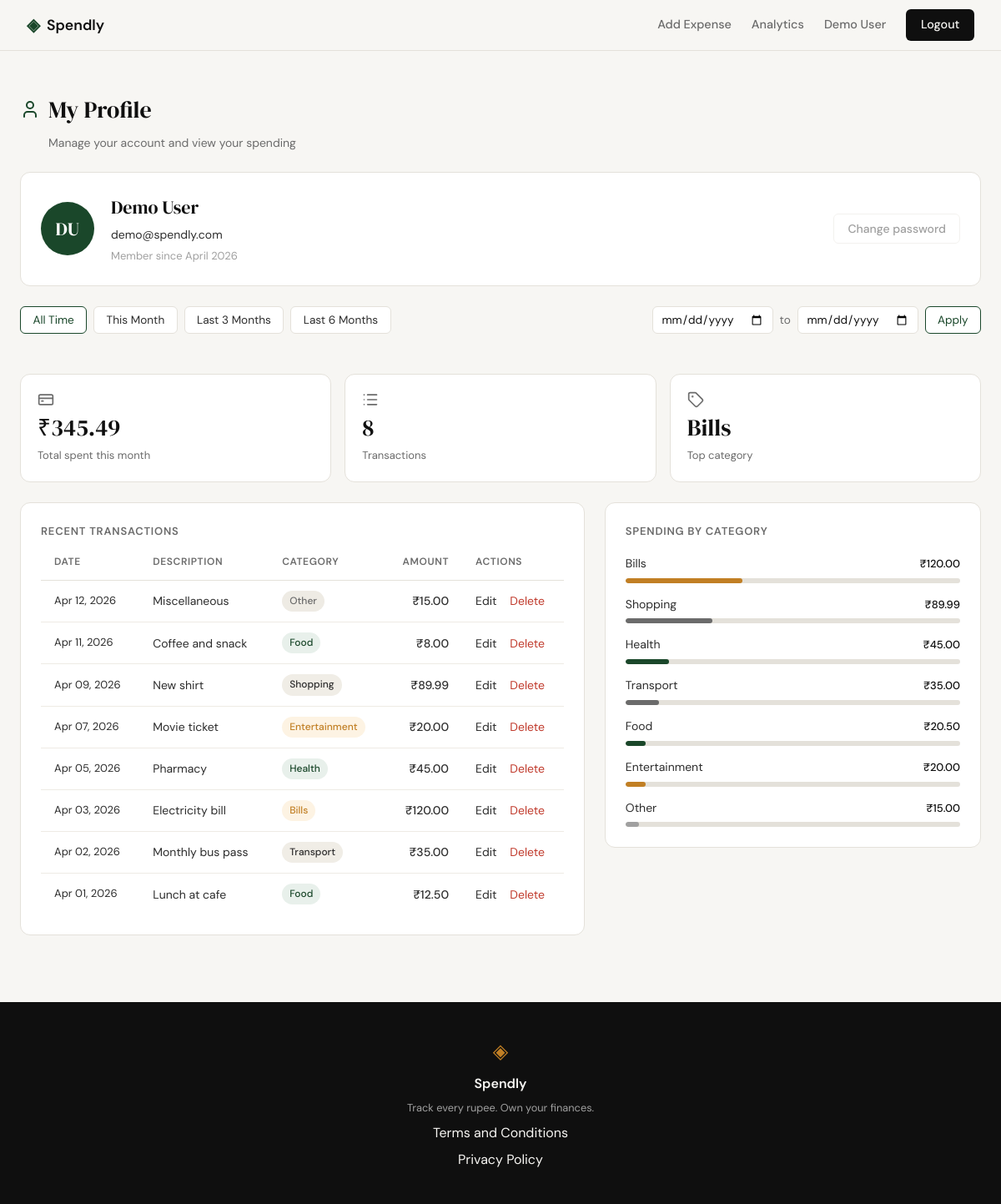
Screenshot of /profile (signed in) with the database file from the repository.
### tables this page shows
CREATE TABLE users (
            id            INTEGER PRIMARY KEY AUTOINCREMENT,
            name          TEXT    NOT NULL,
            email         TEXT    UNIQUE NOT NULL,
            password_hash TEXT    NOT NULL,
            created_at    TEXT    DEFAULT (datetime('now'))
        );

CREATE TABLE expenses (
            id          INTEGER PRIMARY KEY AUTOINCREMENT,
            user_id     INTEGER NOT NULL REFERENCES users(id),
            amount      REAL    NOT NULL,
            category    TEXT    NOT NULL,
            date        TEXT    NOT NULL,
            description TEXT,
            created_at  TEXT    DEFAULT (datetime('now'))
        );

### app.py (the view)
@app.route("/profile")
def profile():
    if not session.get("user_id"):
        return redirect(url_for("login"))
    user_id = session["user_id"]
    date_from = _parse_date(request.args.get("date_from", ""))
    date_to = _parse_date(request.args.get("date_to", ""))
    if date_from and date_to and date_from > date_to:
        flash("Start date must be before end date.")
        date_from = date_to = ""
    date_from = date_from or None
    date_to = date_to or None
    today = date.today()
    presets = {
        "this_month": (today.replace(day=1).isoformat(), today.isoformat()),
        "last_3_months": ((today - timedelta(days=90)).isoformat(), today.isoformat()),
        "last_6_months": ((today - timedelta(days=180)).isoformat(), today.isoformat()),
    }
    active_preset = "all_time"
    for name, (pf, pt) in presets.items():
        if date_from == pf and date_to == pt:
            active_preset = name
            break
    user = get_user_by_id(user_id)
    stats = get_summary_stats(user_id, date_from=date_from, date_to=date_to)
    transactions = get_recent_transactions(
        user_id, date_from=date_from, date_to=date_to
    )
    categories = get_category_breakdown(user_id, date_from=date_from, date_to=date_to)
    return render_template(
        "profile.html",
        user=user,
        stats=stats,
        transactions=transactions,
        categories=categories,
        date_from=date_from or "",
        date_to=date_to or "",
        presets=presets,
        active_preset=active_preset,
    )

### app.py (called while the page is built)
def _parse_date(value):
    try:
        datetime.strptime(value, "%Y-%m-%d")
        return value
    except (ValueError, TypeError):
        return ""

### database/db.py (called while the page is built)
def get_db():
    conn = sqlite3.connect(DB_PATH)
    conn.row_factory = sqlite3.Row
    conn.execute("PRAGMA foreign_keys = ON")
    return conn

### database/queries.py (called while the page is built)
def _date_clause(date_from, date_to):
    if date_from and date_to:
        return "AND date BETWEEN ? AND ?", (date_from, date_to)
    if date_from:
        return "AND date >= ?", (date_from,)
    if date_to:
        return "AND date <= ?", (date_to,)
    return "", ()

def get_user_by_id(user_id):
    conn = get_db()
    row = conn.execute(
        "SELECT name, email, created_at FROM users WHERE id = ?",
        (user_id,),
    ).fetchone()
    conn.close()
    if row is None:
        return None
    name = row["name"]
    tokens = name.split()
    initials = "".join(t[0] for t in tokens[:2]).upper() if tokens else ""
    created_at = row["created_at"].split(" ")[0]
    member_since = datetime.strptime(created_at, "%Y-%m-%d").strftime("%B %Y")
    return {
        "name": name,
        "email": row["email"],
        "member_since": member_since,
        "initials": initials,
    }

def get_recent_transactions(user_id, limit=10, date_from=None, date_to=None):
    clause, params = _date_clause(date_from, date_to)
    sql = (
        "SELECT id, date, description, category, amount FROM expenses "
        "WHERE user_id = ?"
    )
    if clause:
        sql = sql + " " + clause
    sql = sql + " ORDER BY date DESC, id DESC LIMIT ?"
    conn = get_db()
    rows = conn.execute(sql, (user_id, *params, limit)).fetchall()
    conn.close()
    return [
        {
            "id": row["id"],
            "date": datetime.strptime(row["date"], "%Y-%m-%d").strftime("%b %d, %Y"),
            "description": row["description"],
            "category": row["category"],
            "amount": f"₹{row['amount']:,.2f}",
        }
        for row in rows
    ]

### templates/profile.html (shortened to what this page needs)
{% extends "base.html" %}
{% block head %}
<link rel="stylesheet" href="{{ url_for('static', filename='css/profile.css') }}">
{% endblock %}
{% block content %}
<div class="profile-page">
    <div class="profile-header">
        <div class="profile-header-left">
            <i data-lucide="user"></i>
            <h1 class="profile-title">My Profile</h1>
        </div>
        <p class="profile-subtitle">Manage your account and view your spending</p>
    </div>
    <div class="profile-card">
        <div class="avatar-circle">{{ user.initials }}</div>
        <div class="profile-card-info">
            <h2 class="profile-name">{{ user.name }}</h2>
            <p class="profile-email">{{ user.email }}</p>
            <p class="profile-since">Member since {{ user.member_since }}</p>
        </div>
        <div class="profile-card-actions">
            <button class="btn-ghost btn-disabled" disabled>Change password</button>
        </div>
    </div>
    <div class="filter-bar">
        <div class="filter-presets">
            <a href="{{ url_for('profile') }}"
               class="filter-btn{% if active_preset == 'all_time' %} filter-btn--active{% endif %}">All Time</a>
            <a href="{{ url_for('profile', date_from=presets.this_month[0], date_to=presets.this_month[1]) }}"
               class="filter-btn{% if active_preset == 'this_month' %} filter-btn--active{% endif %}">This Month</a>
            <a href="{{ url_for('profile', date_from=presets.last_3_months[0], date_to=presets.last_3_months[1]) }}"
               class="filter-btn{% if active_preset == 'last_3_months' %} filter-btn--active{% endif %}">Last 3 Months</a>
            <a href="{{ url_for('profile', date_from=presets.last_6_months[0], date_to=presets.last_6_months[1]) }}"
               class="filter-btn{% if active_preset == 'last_6_months' %} filter-btn--active{% endif %}">Last 6 Months</a>
        </div>
        <form class="filter-custom" method="get" action="{{ url_for('profile') }}">
            <input type="date" name="date_from" value="{{ date_from }}" class="filter-input">
            <span class="filter-sep">to</span>
            <input type="date" name="date_to" value="{{ date_to }}" class="filter-input">
            <button type="submit" class="filter-btn filter-btn--apply">Apply</button>
        </form>
    </div>
    <div class="stats-row">
        <div class="stat-card">
            <i data-lucide="credit-card" class="stat-icon"></i>
            <span class="stat-value">{{ stats.total_spent }}</span>
            <span class="stat-label">Total spent this month</span>
        </div>
        <div class="stat-card">
            <i data-lucide="list" class="stat-icon"></i>
            <span class="stat-value">{{ stats.transaction_count }}</span>
            <span class="stat-label">Transactions</span>
        </div>
        <div class="stat-card">
            <i data-lucide="tag" class="stat-icon"></i>
            <span class="stat-value">{{ stats.top_category }}</span>
            <span class="stat-label">Top category</span>
        </div>
    </div>
    <div class="profile-grid">
        <div class="tx-table-wrap">
            <h3 class="section-heading">Recent Transactions</h3>
            <table class="tx-table">
                <thead>
                    <tr>
                        <th>Date</th>
                        <th>Description</th>
                        <th>Category</th>
                        <th class="tx-amount-col">Amount</th>
                        <th>Actions</th>
                    </tr>
                </thead>
                <tbody>
                    {% for tx in transactions %}
                    <tr>
                        <td class="tx-date">{{ tx.date }}</td>
                        <td>{{ tx.description }}</td>
                        <td>
                            <span class="badge badge--{{ tx.category | lower }}">{{ tx.category }}</span>
                        </td>
                        <td class="tx-amount">{{ tx.amount }}</td>
                        <td class="tx-actions">
                            <a href="{{ url_for('edit_expense', id=tx.id) }}" class="tx-edit-link">Edit</a>
                            <form method="POST" action="{{ url_for('delete_expense_route', id=tx.id) }}" class="tx-delete-form">
                                <button type="submit" class="tx-delete-btn">Delete</button>
                            </form>
                        </td>
                    </tr>
                    {% endfor %}
                </tbody>
            </table>
        </div>
        <div class="category-breakdown">
            <h3 class="section-heading">Spending by Category</h3>
            <div class="category-list">
                {% for cat in categories %}
                <div class="category-row cat--{{ cat.name | lower }}">
                    <div class="category-row-top">
                        <span class="category-name">{{ cat.name }}</span>
                        <span class="category-amount">{{ cat.amount }}</span>
                    </div>
                    <div class="category-bar-track">
                        <div class="category-bar-fill" style="--pct: {{ cat.pct }}%"></div>
                    </div>
                </div>
                {% endfor %}
            </div>
        </div>
    </div>
</div>
{% endblock %}

### templates/base.html (shortened to what this page needs)
<!DOCTYPE html>
<html lang="en">
<head>
    <link rel="stylesheet" href="{{ url_for('static', filename='css/style.css') }}">
    {% block head %}{% endblock %}
</head>
<body>
    <nav class="navbar">
        <div class="nav-inner">
            <a href="{{ url_for('landing') }}" class="nav-brand">
                <span class="brand-icon">◈</span>
                <span class="brand-name">Spendly</span>
            </a>
            <div class="nav-links">
                {% if session.get("user_id") %}
                <a href="{{ url_for('add_expense') }}"
                   class="nav-link{% if request.endpoint == 'add_expense' %} nav-link--active{% endif %}">Add Expense</a>
                <a href="{{ url_for('analytics') }}"
                   class="nav-link{% if request.endpoint == 'analytics' %} nav-link--active{% endif %}">Analytics</a>
                <a href="{{ url_for('profile') }}" class="nav-username">{{ session["user_name"] }}</a>
                <a href="{{ url_for('logout') }}" class="nav-cta">Logout</a>
                {% else %}
                <a href="{{ url_for('login') }}">Sign in</a>
                <a href="{{ url_for('register') }}" class="nav-cta">Get started</a>
                {% endif %}
            </div>
        </div>
    </nav>
    <main class="main-content">
        {% block content %}{% endblock %}
    </main>
    <footer class="footer">
        <div class="footer-inner">
            <span class="brand-icon">◈</span>
            <span class="footer-name">Spendly</span>
            <p class="footer-copy">Track every rupee. Own your finances.</p>
            <a href="/terms">Terms and Conditions</a>
            <a href="/privacy">Privacy Policy</a>
        </div>
    </footer>
</body>
</html>

### static/css/style.css (style rules this page uses)
:root { --ink: #0f0f0f; --ink-soft: #2d2d2d; --ink-muted: #6b6b6b; --ink-faint: #a0a0a0; --paper: #f7f6f3; --paper-warm: #f0ede6; --paper-card: #ffffff; --accent: #1a472a; --accent-light: #e8f0eb; --accent-2: #c17f24; --accent-2-light: #fdf3e3; --danger: #c0392b; --danger-light: #fdecea; --border: #e4e1da; --border-soft: #eeebe4; --font-display: 'DM Serif Display', Georgia, serif; --font-body: 'DM Sans', system-ui, sans-serif; --max-width: 1200px; --auth-width: 440px; --radius-sm: 6px; --radius-md: 12px; --radius-lg: 20px; }
*, *::before, *::after { box-sizing: border-box; margin: 0; padding: 0; }
html { font-size: 16px; scroll-behavior: smooth; }
body { background: var(--paper); color: var(--ink); font-family: var(--font-body); font-size: 1rem; line-height: 1.6; -webkit-font-smoothing: antialiased; }
a { color: inherit; text-decoration: none; }
.navbar { position: sticky; top: 0; z-index: 100; background: var(--paper); border-bottom: 1px solid var(--border); padding: 0 2rem; }
.nav-inner { max-width: var(--max-width); margin: 0 auto; height: 60px; display: flex; align-items: center; justify-content: space-between; }
.nav-brand { display: flex; align-items: center; gap: 0.5rem; font-family: var(--font-body); font-weight: 600; font-size: 1.1rem; color: var(--ink); }
.brand-icon { color: var(--accent); font-size: 1.3rem; }
.brand-name { color: var(--ink); }
.nav-links { display: flex; align-items: center; gap: 1.5rem; font-size: 0.9rem; font-weight: 500; }
.nav-links a { color: var(--ink-muted); transition: color 0.2s; }
.nav-link { color: var(--ink-muted); transition: color 0.2s; }
.nav-cta { background: var(--ink) !important; color: var(--paper) !important; padding: 0.45rem 1.1rem; border-radius: var(--radius-sm); transition: background 0.2s !important; }
.main-content { min-height: calc(100vh - 60px - 100px); }
.btn-ghost { display: inline-block; background: transparent; color: var(--ink-soft); padding: 0.65rem 1.5rem; border-radius: var(--radius-sm); font-size: 0.9rem; font-weight: 500; border: 1px solid var(--border); transition: all 0.2s; text-decoration: none; }
.footer { background: var(--ink); color: var(--paper); padding: 2.5rem 2rem; text-align: center; }
.footer-inner { display: flex; flex-direction: column; align-items: center; gap: 0.4rem; }
.footer .brand-icon { color: var(--accent-2); font-size: 1.5rem; }
.footer-name { font-weight: 600; font-size: 1rem; }
.footer-copy { font-size: 0.8rem; color: var(--ink-faint); }

### rows the page displays
users: user_name "Demo User", name "Demo User", email "demo@spendly.com"
expenses: top_category "Bills", date "Apr 03, 2026", description "Electricity bill", category "Bills", amount "₹120.00"
expenses: date "Apr 12, 2026", description "Miscellaneous", category "Other", amount "₹15.00"
expenses: date "Apr 11, 2026", description "Coffee and snack", category "Food", amount "₹8.00"
expenses: date "Apr 09, 2026", description "New shirt", category "Shopping", amount "₹89.99"
expenses: date "Apr 07, 2026", description "Movie ticket", category "Entertainment", amount "₹20.00"
expenses: date "Apr 05, 2026", description "Pharmacy", category "Health", amount "₹45.00"
expenses: date "Apr 02, 2026", description "Monthly bus pass", category "Transport", amount "₹35.00"
expenses: date "Apr 01, 2026", description "Lunch at cafe", category "Food", amount "₹12.50"

### other values shown
{{ user.initials }} "DU"
{{ user.member_since }} "April 2026"
{{ stats.total_spent }} "₹345.49"
{{ stats.transaction_count }} "8"
{{ cat.name }} "Bills" "Shopping" "Health" "Transport" "Food" "Entertainment" "Other"
{{ cat.amount }} "₹120.00" "₹89.99" "₹45.00" "₹35.00" "₹20.50" "₹20.00" "₹15.00"
